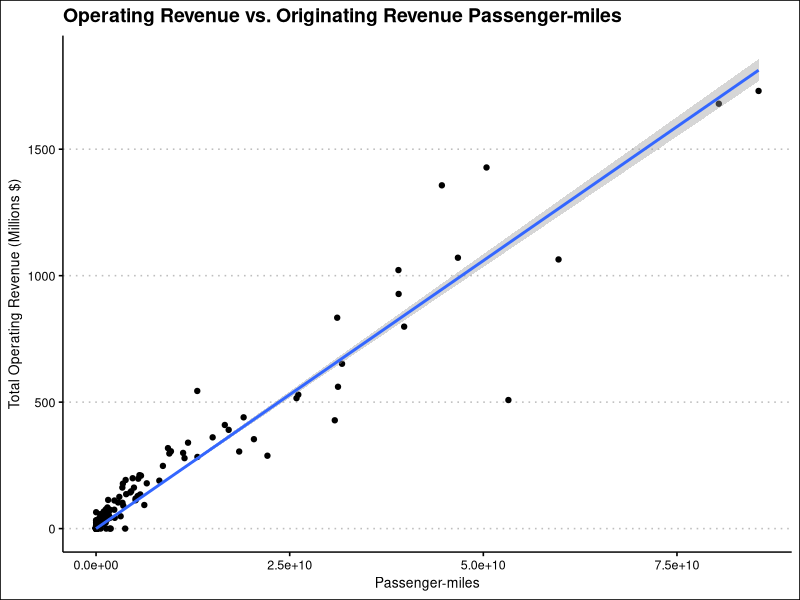
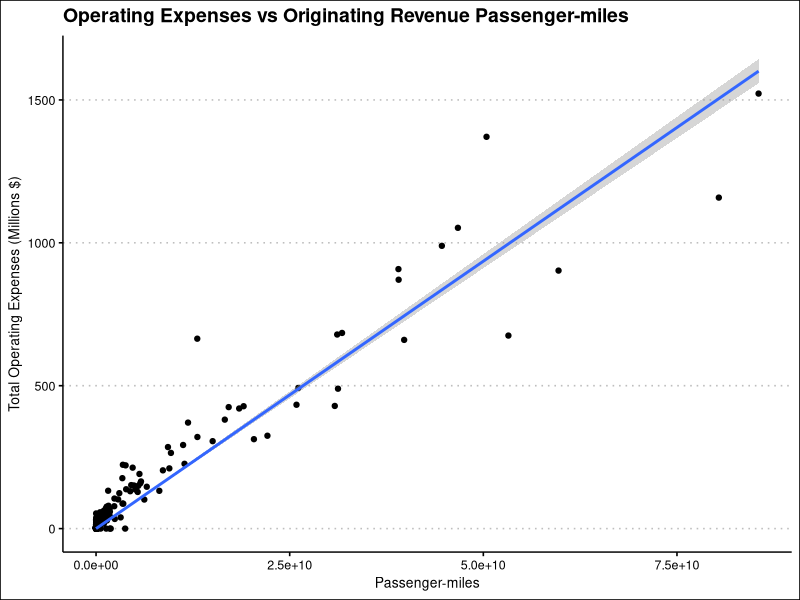
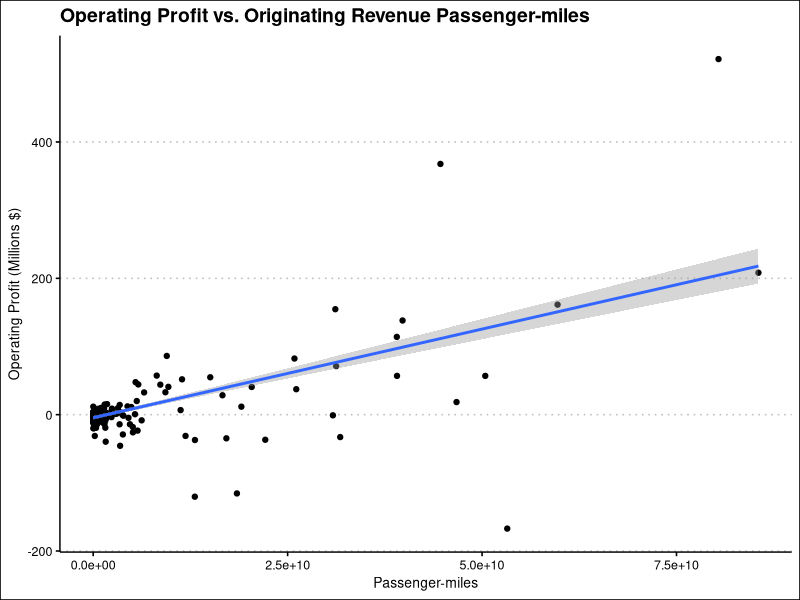
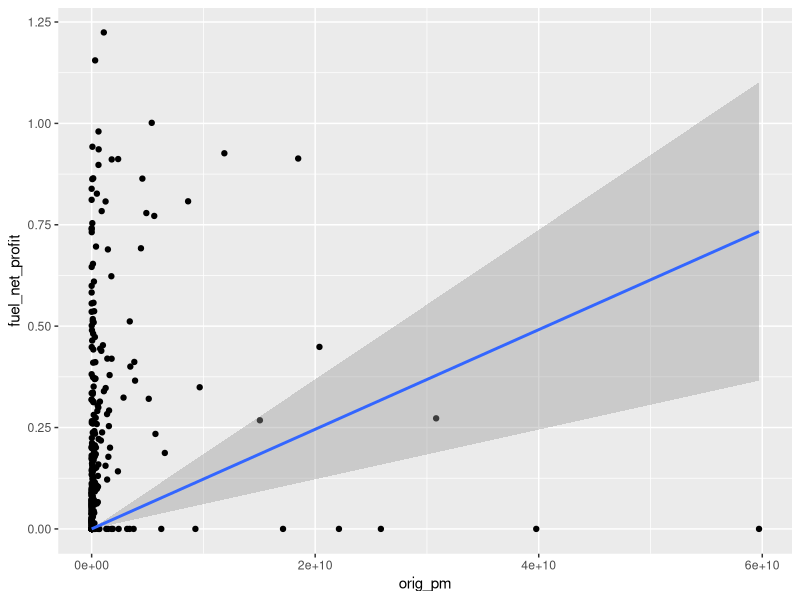

The R source for these figures, in order:
## ---- chunk 1
#| warning: false
#| message: false
# Remove all elements from memory
# and load tidyverse packages
rm(list = ls())
library(tidyverse)
library(ggthemes)

# Load flight data and financial data
airport_pm <- read_csv("../data/airports/airport_pm.csv")
fin <- read_csv("../data/airports/airport_financials.csv")
## ---- chunk 2
fin %>%
  mutate(operating_profit = `Total Operating Revenue` - `Total Operating Expenses`) %>%
  select(LOC_ID, `Total Operating Revenue`, `Total Operating Expenses`, operating_profit, `Fuel sales net profit/loss or fuel flowage fees`) %>%
  rename(tot_oper_rev = `Total Operating Revenue`) %>%
  rename(tot_oper_exp = `Total Operating Expenses`) %>%
  rename(fuel_net_profit = `Fuel sales net profit/loss or fuel flowage fees`) -> fin_red
## ---- chunk 3
airport_pm %>% left_join(fin_red, by = join_by(AIRPORT == LOC_ID)) %>%
  filter(!is.na(operating_profit)) %>%
  mutate(tot_oper_rev = tot_oper_rev/1000000) %>%
  mutate(tot_oper_exp = tot_oper_exp/1000000) %>%
  mutate(fuel_net_profit = fuel_net_profit/1000000) %>%
  mutate(operating_profit = operating_profit/1000000) %>%
  mutate(fuel_profit_pm = fuel_net_profit/(orig_pm/1000000)) -> joined_df

summary(joined_df)
## ---- chunk 4
summary(joined_df$orig_pm)
## ---- chunk 5
# Remove passenger-mile outliers


# Remove outliers with extreme profit/loss
#joined_df <- joined_df %>%
#  filter(tot_oper_rev>0, tot_oper_exp>0) 

#prof_outliers <- boxplot(joined_df$prof_loss, plot=FALSE)$out
#joined_df <- joined_df[-which(joined_df$prof_loss %in% prof_outliers),]

summary(joined_df$orig_pm)
## ---- chunk 6
# Estimate the simple bivariate linear model
# without a y-intercept
m_rev <- lm(tot_oper_rev ~ orig_pm+0, data = joined_df)
m_rev_df <- joined_df

# Uncomment these code lines only if you wish to remove
# observations (airports) with outlier model residuals.
# --------
#m_rev_df["resid"] = m_rev$residuals
#rev_resid_out <- boxplot(m_rev_df$resid, plot = FALSE)$out
#m_rev_df <- m_rev_df[-which(m_rev_df$resid %in% rev_resid_out), ]
## ---- chunk 7
ggplot(joined_df, aes(x = orig_pm, y = tot_oper_rev)) +
  geom_point() +
  geom_smooth(method = "lm", formula = y ~ x+0) +
  labs(title = "Operating Revenue vs. Originating Revenue Passenger-miles",
       x = "Passenger-miles",
       y = "Total Operating Revenue (Millions $)") +
  theme_clean()
  
## ---- chunk 8
# Estimate the simple bivariate linear model
# without a y-intercept
m_exp <- lm(tot_oper_exp ~ orig_pm+0, data = joined_df)
m_exp_df <- joined_df
# Uncomment these code lines only if you wish to remove
# observations (airports) with outlier model residuals.
# --------
m_exp_df["resid"] = m_exp$residuals
exp_resid_out <- boxplot(m_exp_df$resid, plot = FALSE)$out
m_exp_df <- m_exp_df[-which(m_exp_df$resid %in% exp_resid_out), ]
## ---- chunk 9
ggplot(joined_df, aes(x = orig_pm, y = tot_oper_exp)) +
  geom_point() +
  geom_smooth(method = "lm", formula = y ~ x+0) +
  labs(title = "Operating Expenses vs Originating Revenue Passenger-miles",
       x = "Passenger-miles",
       y = "Total Operating Expenses (Millions $)") +
  theme_clean()
## ---- chunk 10
# The following three lines of code remove passenger mile outliers
# according to the 1.5 the Interquartile range (IQR) rule
# from the data 
# --------
#pm_out <- boxplot(joined_df$orig_pm, plot=FALSE)$out
prof_df <- joined_df
#prof_df <- prof_df[-which(prof_df$orig_pm %in% pm_out), ]

# Filter out airports where either revenues or expenses are
# missing or reported as zero.
prof_df = prof_df %>%
  filter(tot_oper_rev>0, tot_oper_exp>0)

# The following two lines of code filter out operating profit
# outliers according to the 1.5 IQR rule
prof_out <- boxplot(prof_df$operating_profit, plot=FALSE)$out
prof_df <- prof_df[-which(prof_df$operating_profit %in% prof_out), ]

m_prof <- lm(operating_profit ~ orig_pm, data = joined_df)
summary(m_prof)

ggplot(joined_df, aes(x = orig_pm, y = operating_profit)) +
  geom_point() +
  geom_smooth(method = "lm", formula = y ~ x) +
  labs(title = "Operating Profit vs. Originating Revenue Passenger-miles",
       x = "Passenger-miles",
       y = "Operating Profit (Millions $)") +
  theme_clean()
## ---- chunk 11
# The following three lines remove outliers in terms of net profit
# from the data before plotting using the 1.5 * IQR rule.
fuel_out <- boxplot(joined_df$fuel_net_profit, plot=FALSE)$out
fuel_df <- joined_df
fuel_df <- fuel_df[-which(fuel_df$fuel_net_profit %in% fuel_out), ]

ggplot(fuel_df, 
       aes(x = orig_pm, y = fuel_net_profit)) +
  geom_point() +
  geom_smooth(method = "lm", formula = y ~ x +0)
## ---- chunk 12
m_rev <- lm(tot_oper_rev ~ orig_pm+0, data = joined_df)
summary(m_rev)
m_exp <- lm(tot_oper_exp ~ orig_pm+0, data = joined_df)
summary(m_exp)
## ---- chunk 13
F_KRev <- format(coef(m_rev), scientific=F)[[1]]
F_KExp <- format(coef(m_exp), scientific=F)[[1]]
paste("F_KRev =", F_KRev)
paste("F_KExp =", F_KExp)
## ---- chunk 14
joined_df %>%
  mutate(rev_pm = tot_oper_rev / orig_pm) %>%
  mutate(exp_pm = tot_oper_exp / orig_pm) %>%
  mutate(fuel_pm = fuel_net_profit / orig_pm) %>%
  summarize(avg_rev_pm = mean(rev_pm),
            avg_exp_pm = mean(exp_pm),
            avg_fuel_pm = mean(fuel_pm)) -> sres

paste("Average Revenue per PM :", format(as.numeric(sres[1, "avg_rev_pm"]), scientific = F))
paste("Average Expense per PM :", format(as.numeric(sres[1,"avg_exp_pm"]), scientific=F))
paste("Average FuelProf per PM:", format(as.numeric(sres[1,"avg_fuel_pm"]), scientific = F))
